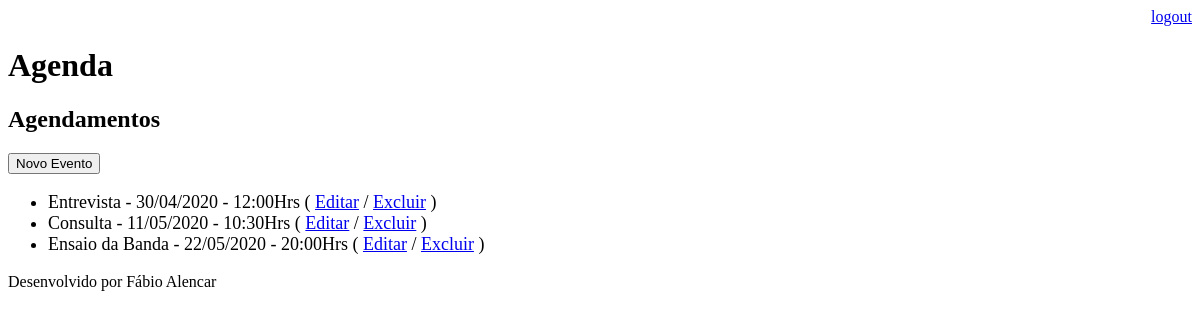
/agenda/ (signed in), run on an earlier commit of the app's database.
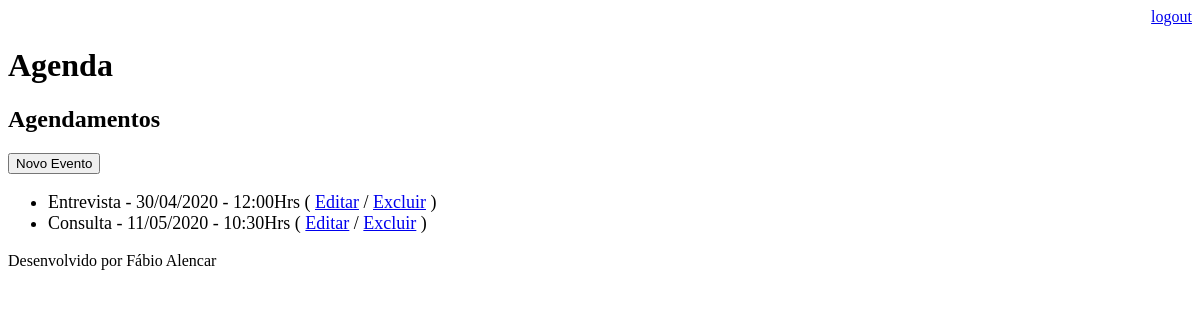
And on a later commit of the database.
### core/models.py (models this page shows, shortened)
class Evento(models.Model):
    titulo = models.CharField(max_length=100, verbose_name='Título')
    descricao = models.TextField(blank=True, null=True)
    data_evento = models.DateTimeField(verbose_name='Data do Evento')
    data_criacao = models.DateTimeField(auto_now=True, verbose_name='Data da Criação')
    usuario = models.ForeignKey(User, on_delete=models.CASCADE)
    local = models.CharField(max_length=150, verbose_name='Local do Evento', blank=True, null=True)
    class Meta:
        db_table = 'evento'
    def get_data_evento(self):
        return self.data_evento.strftime('%d/%m/%Y - %H:%MHrs')
    def get_evento_atrasado(self):
        if self.data_evento < datetime.now():
            return True
        else:
            return False

### core/views.py (the view)
# urls.py: path('agenda/', views.lista_eventos),
@login_required(login_url='/login/')
def lista_eventos(request):
    usuario = request.user
    data_atual = datetime.now() - timedelta(hours=1)
    evento = Evento.objects.filter(usuario=usuario, data_evento__gt=data_atual)
    dados = {'eventos':evento}
    return render(request, 'agenda.html', dados)

### templates/agenda.html (shortened to what this page needs)
{% extends "model-page.html" %}
{% block content %}
    <h2>Agendamentos</h2>
    <a href="evento">
        <button type="button">Novo Evento</button>
    </a>
    <ul style="font-size: 18px">
        {% for evento in eventos %}
            <li>
                <div style=>
                    {{evento.titulo}} - {{evento.get_data_evento}}
                    ( <a href="evento/?id={{ evento.id }}">Editar</a>
                    / <a href="evento/delete/{{ evento.id }}/">Excluir</a> )
                </div>
            </li>
        {%endfor%}
    </ul>
{% endblock %}

What changed in the data, as far as the page shows it:
removed Evento: titulo "Ensaio da Banda", get_data_evento "22/05/2020 - 20:00Hrs"
